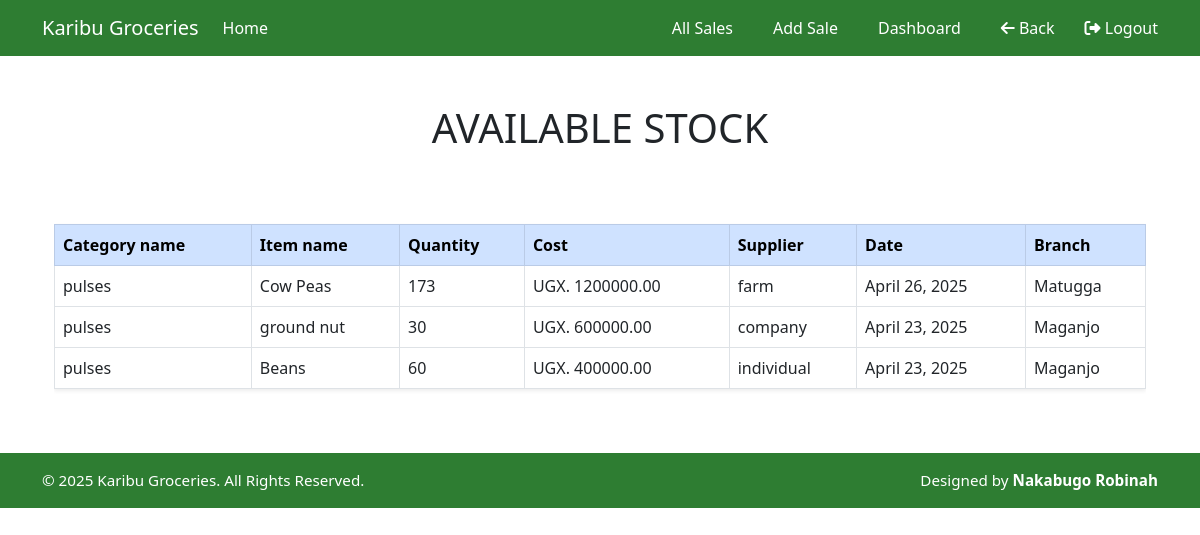
The app's page /allstock/ (signed in), older data.
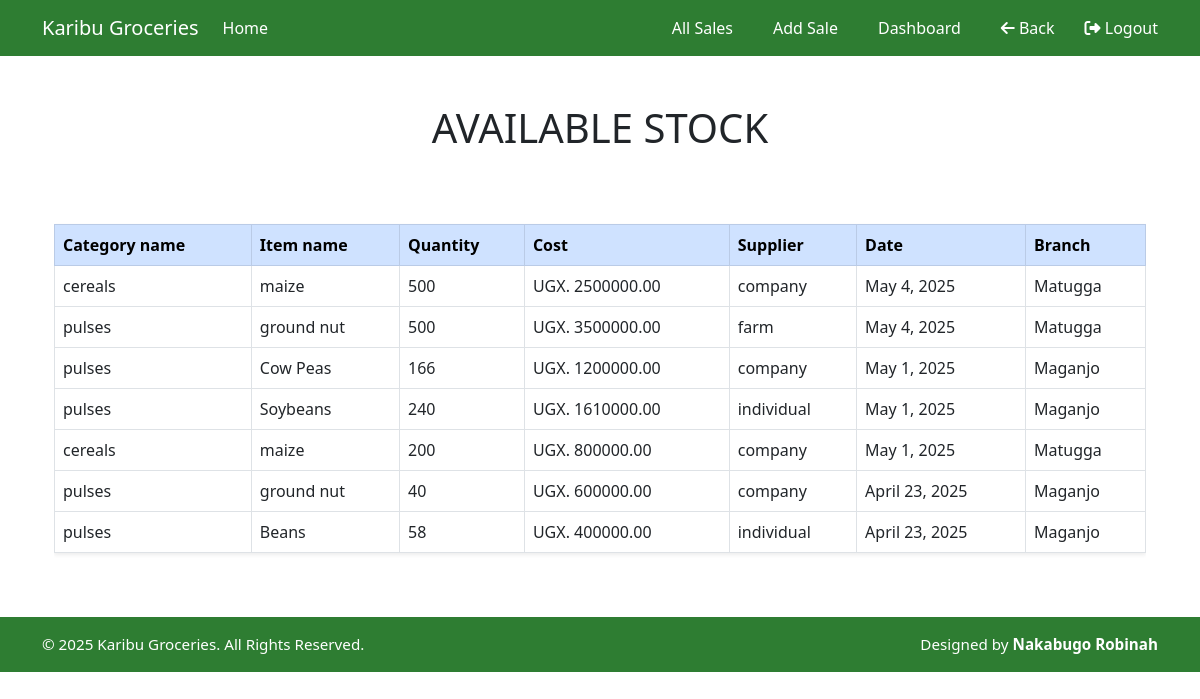
The same page, newer data.
### ledger/models.py (models this page shows, shortened)
class Stock(models.Model):
    category_name = models.ForeignKey(Category, on_delete=models.CASCADE, null=True, blank=True)
    item_name = models.CharField(max_length=10, null=True, blank=False)
    total_quantity = models.IntegerField(default=0, null=True, blank=False)
    issued_quantity = models.IntegerField(default=0, null=True, blank=False)
    received_quantity = models.IntegerField(default=0, null=True, blank=False)
    type_of_stock = models.CharField(max_length=20)
    cost = models.DecimalField(max_digits=10, decimal_places=2, null=True, blank=False)
    supplier_type = models.CharField(
        max_length=20,
        choices=[
            ("individual", "Individual Dealer"),
            ("company", "Company"),
            ("farm", "KGL Farm")
        ]
    )
    date = models.DateField(auto_now_add=True)
    branch = models.CharField(max_length=20, choices=[("Maganjo", "Maganjo"), ("Matugga", "Matugga")])
    unit_price = models.FloatField(blank=True, default=0, null=True)
    unit_cost = models.FloatField(blank=True, default=0, null=True)

class Category(models.Model):
    category_name = models.CharField(max_length=50, null=True, blank=True)
    def __str__(self):
        return self.category_name if self.category_name else "unnamed Category"

### ledger/views.py (the view)
# urls.py: path('allstock/',views.allstock, name='allstock'),
@login_required
def allstock(request):
    stocks =Stock.objects.all().order_by('-id')
    return render(request, 'ledger/allstock.html',{'stocks':stocks})

### ledger/templates/ledger/allstock.html (shortened to what this page needs)
{% extends 'base.html' %}
{% load static %}
{% block content %}
<div class="container my-5">
    <h1 class="text-center mb-4">AVAILABLE STOCK</h1>
    <div class="table-responsive position-relative">
        <table class="table table-bordered table-hover shadow-sm mt-5">
            <thead class="table-primary">
                <tr>
                    <th>Category name</th>
                    <th>Item name</th>
                    <th>Quantity</th>
                    <th>Cost</th>
                    <th>Supplier</th>
                    <th>Date</th>
                    <th>Branch</th>
                </tr>
            </thead>
            <tbody>
                {% for stock in stocks %}
                <tr>
                    <td>{{ stock.category_name }}</td>
                    <td>{{ stock.item_name }}</td>
                    <td>{{ stock.total_quantity }}</td>
                    <td>UGX. {{ stock.cost }}</td>
                    <td>{{ stock.supplier_type }}</td>
                    <td>{{ stock.date }}</td>
                    <td>{{ stock.branch }}</td>
                </tr>
                {% endfor %}
            </tbody>
        </table>
    </div>
</div>
{% endblock %}

Row changes from the older to the newer data that the page shows:
added Stock: category_name "cereals", item_name "maize", total_quantity "500", cost "2500000.00", supplier_type "company", date "May 4, 2025", branch "Matugga"
added Stock: category_name "pulses", item_name "ground nut", total_quantity "500", cost "3500000.00", supplier_type "farm", date "May 4, 2025", branch "Matugga"
added Stock: category_name "pulses", item_name "Cow Peas", total_quantity "166", cost "1200000.00", supplier_type "company", date "May 1, 2025", branch "Maganjo"
added Stock: category_name "pulses", item_name "Soybeans", total_quantity "240", cost "1610000.00", supplier_type "individual", date "May 1, 2025", branch "Maganjo"
changed Stock (number 5 of 7 on the later page): category_name "pulses" → "cereals"; item_name "Cow Peas" → "maize"; total_quantity "173" → "200"; cost "1200000.00" → "800000.00"; supplier_type "farm" → "company"; date "April 26, 2025" → "May 1, 2025"
changed Stock (number 6 of 7 on the later page): total_quantity "30" → "40"
changed Stock "Beans": total_quantity "60" → "58"
